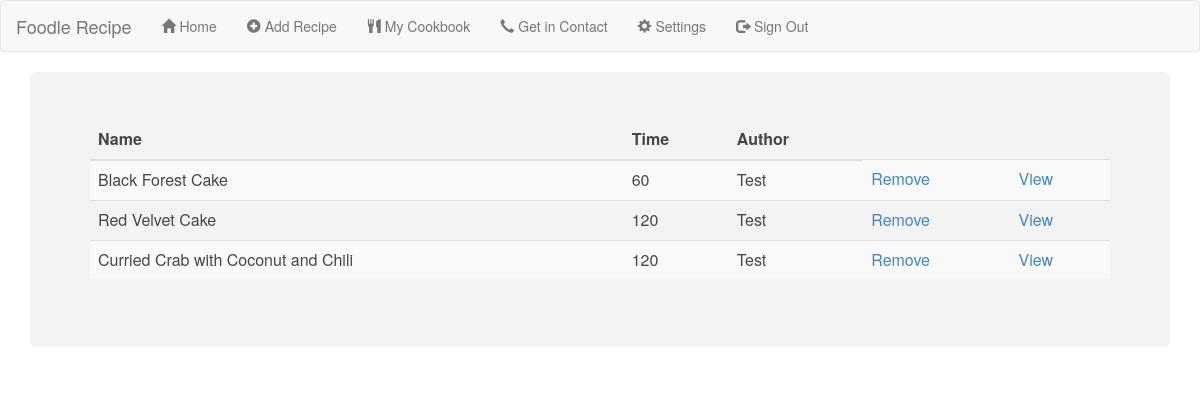
The page /website/mycookbook.php (signed in) on the database its author committed.
### tables this page shows
CREATE TABLE `rdetails` (
  `Id` int(11) NOT NULL,
  `rname` varchar(60) DEFAULT NULL,
  `rauthor` varchar(20) DEFAULT NULL,
  `rtime` varchar(5) DEFAULT NULL,
  `rinstructions` varchar(1000) DEFAULT NULL,
  `ringredients` varchar(1000) DEFAULT NULL,
  `rimage` varchar(100) DEFAULT NULL
);

### website/mycookbook.php (the view, shortened to what this page needs)
<html>
<head>
  <link rel="stylesheet" href="http://maxcdn.bootstrapcdn.com/bootstrap/3.3.7/css/bootstrap.min.css">
  <link href="stylesheet.css" rel="stylesheet" type="text/css"/>
  <?php
    require "conn.php";
  ?>
</head>
<body class="image">
  <div class="container">
    <div class="jumbotron">
    <?php
      $searchterm = $_SESSION['username'];
      $stmt=$conn->prepare("select * from foodlerecipe.rdetails where rauthor = ?");
      $stmt->bind_param("s",$searchterm);
      $stmt->execute();
      $result=$stmt->get_result();
      ?>
      <table class='table table-striped table-hover'>
        <thead>
          <th>Name</th>
          <th>Time</th>
          <th>Author</th>
        </thead>
      <?php
      if($result->num_rows>0)
      {
        while($row=$result->fetch_assoc())
        {
          echo "<tr>";
          echo "<td>" . $row["rname"] . "</td>";
          echo "<td>" . $row["rtime"] . "</td>";
          echo "<td>" . $row["rauthor"] . "</td>";
          echo "<td>" . "<a href='removeRecipeScript.php?id=" . $row["Id"] ."'>Remove" ."</td>";
          echo "<td>" . "<a href='displayRecipe.php?id=" . $row["Id"] ."'>View" ."</td>";
          echo "</tr>";
        }
      }
      ?>
      </table>
    </div>
  </div>
</body>
</html>

### website/stylesheet.css (style rules this page uses)
.image { background-image: url("foodbackground.jpg"); background-size: cover; background-repeat: none; }
.container { opacity: 0.9; }
.jumbotron { background-color:#f2f2f2; }

### rows shown on the page
rdetails: rname "Black Forest Cake", rtime "60", rauthor "Test"
rdetails: rname "Red Velvet Cake", rtime "120", rauthor "Test"
rdetails: rname "Curried Crab with Coconut and Chili", rtime "120", rauthor "Test"
